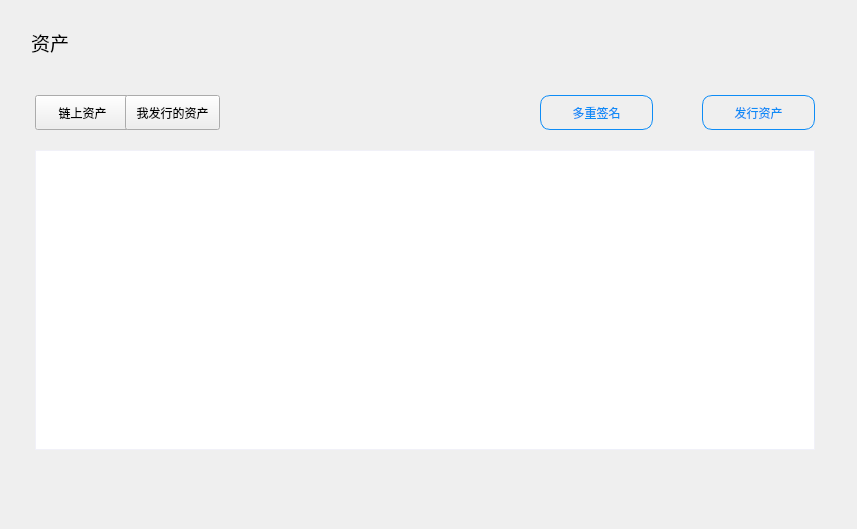
<?xml version="1.0" encoding="UTF-8"?>
<ui version="4.0">
 <class>AssetPage</class>
 <widget class="QWidget" name="AssetPage">
  <property name="geometry">
   <rect>
    <x>0</x>
    <y>0</y>
    <width>857</width>
    <height>529</height>
   </rect>
  </property>
  <property name="font">
   <font>
    <family>微软雅黑</family>
   </font>
  </property>
  <property name="windowTitle">
   <string>Form</string>
  </property>
  <widget class="QTableWidget" name="assetInfoTableWidget">
   <property name="geometry">
    <rect>
     <x>35</x>
     <y>150</y>
     <width>780</width>
     <height>300</height>
    </rect>
   </property>
   <property name="styleSheet">
    <string notr="true">QTableWidget{border: 1px solid rgb(241,241,248);gridline-color: rgb(241,241,248)}
QHeaderView{background-color:white;min-height:47;}
QHeaderView::section{background-color: white;border: 1px solid rgb(241,241,248);
font: 12px &quot;微软雅黑&quot;;}</string>
   </property>
   <property name="verticalScrollBarPolicy">
    <enum>Qt::ScrollBarAsNeeded</enum>
   </property>
   <property name="horizontalScrollBarPolicy">
    <enum>Qt::ScrollBarAlwaysOff</enum>
   </property>
   <property name="sizeAdjustPolicy">
    <enum>QAbstractScrollArea::AdjustToContents</enum>
   </property>
   <property name="autoScroll">
    <bool>false</bool>
   </property>
   <property name="editTriggers">
    <set>QAbstractItemView::NoEditTriggers</set>
   </property>
   <property name="tabKeyNavigation">
    <bool>false</bool>
   </property>
   <property name="showDropIndicator" stdset="0">
    <bool>false</bool>
   </property>
   <property name="dragDropOverwriteMode">
    <bool>false</bool>
   </property>
   <property name="showGrid">
    <bool>false</bool>
   </property>
   <attribute name="horizontalHeaderVisible">
    <bool>false</bool>
   </attribute>
   <attribute name="horizontalHeaderCascadingSectionResizes">
    <bool>true</bool>
   </attribute>
   <attribute name="verticalHeaderVisible">
    <bool>false</bool>
   </attribute>
   <attribute name="verticalHeaderCascadingSectionResizes">
    <bool>true</bool>
   </attribute>
   <column>
    <property name="text">
     <string>资产ID</string>
    </property>
    <property name="font">
     <font>
      <family>微软雅黑</family>
     </font>
    </property>
    <property name="textAlignment">
     <set>AlignCenter</set>
    </property>
   </column>
   <column>
    <property name="text">
     <string>资产符号</string>
    </property>
    <property name="font">
     <font>
      <family>微软雅黑</family>
     </font>
    </property>
    <property name="textAlignment">
     <set>AlignCenter</set>
    </property>
   </column>
   <column>
    <property name="text">
     <string>资产总量</string>
    </property>
    <property name="font">
     <font>
      <family>微软雅黑</family>
     </font>
    </property>
    <property name="textAlignment">
     <set>AlignCenter</set>
    </property>
   </column>
   <column>
    <property name="text">
     <string>已分配比例</string>
    </property>
    <property name="font">
     <font>
      <family>微软雅黑</family>
      <weight>50</weight>
      <bold>false</bold>
     </font>
    </property>
    <property name="textAlignment">
     <set>AlignCenter</set>
    </property>
   </column>
   <column>
    <property name="text">
     <string>资产描述</string>
    </property>
    <property name="font">
     <font>
      <family>微软雅黑</family>
     </font>
    </property>
    <property name="textAlignment">
     <set>AlignCenter</set>
    </property>
   </column>
  </widget>
  <widget class="QToolButton" name="allAssetBtn">
   <property name="geometry">
    <rect>
     <x>35</x>
     <y>95</y>
     <width>95</width>
     <height>35</height>
    </rect>
   </property>
   <property name="font">
    <font>
     <family>微软雅黑</family>
     <weight>50</weight>
     <bold>false</bold>
    </font>
   </property>
   <property name="cursor">
    <cursorShape>PointingHandCursor</cursorShape>
   </property>
   <property name="styleSheet">
    <string notr="true"/>
   </property>
   <property name="text">
    <string>链上资产</string>
   </property>
  </widget>
  <widget class="QToolButton" name="myAssetBtn">
   <property name="geometry">
    <rect>
     <x>125</x>
     <y>95</y>
     <width>95</width>
     <height>35</height>
    </rect>
   </property>
   <property name="font">
    <font>
     <weight>50</weight>
     <bold>false</bold>
    </font>
   </property>
   <property name="cursor">
    <cursorShape>PointingHandCursor</cursorShape>
   </property>
   <property name="styleSheet">
    <string notr="true"/>
   </property>
   <property name="text">
    <string>我发行的资产</string>
   </property>
  </widget>
  <widget class="QTableWidget" name="myAssetWidget">
   <property name="geometry">
    <rect>
     <x>35</x>
     <y>150</y>
     <width>780</width>
     <height>300</height>
    </rect>
   </property>
   <property name="styleSheet">
    <string notr="true">QTableWidget{border: 1px solid rgb(241,241,248);gridline-color: rgb(241,241,248)}
QHeaderView{background-color:white;min-height:47;}
QHeaderView::section{background-color: white;border: 1px solid rgb(241,241,248);
font: 12px &quot;微软雅黑&quot;;}</string>
   </property>
   <property name="verticalScrollBarPolicy">
    <enum>Qt::ScrollBarAsNeeded</enum>
   </property>
   <property name="horizontalScrollBarPolicy">
    <enum>Qt::ScrollBarAlwaysOff</enum>
   </property>
   <property name="sizeAdjustPolicy">
    <enum>QAbstractScrollArea::AdjustToContents</enum>
   </property>
   <property name="autoScroll">
    <bool>false</bool>
   </property>
   <property name="editTriggers">
    <set>QAbstractItemView::NoEditTriggers</set>
   </property>
   <property name="tabKeyNavigation">
    <bool>false</bool>
   </property>
   <property name="showDropIndicator" stdset="0">
    <bool>false</bool>
   </property>
   <property name="dragDropOverwriteMode">
    <bool>false</bool>
   </property>
   <property name="showGrid">
    <bool>false</bool>
   </property>
   <attribute name="horizontalHeaderVisible">
    <bool>false</bool>
   </attribute>
   <attribute name="horizontalHeaderCascadingSectionResizes">
    <bool>true</bool>
   </attribute>
   <attribute name="verticalHeaderVisible">
    <bool>false</bool>
   </attribute>
   <attribute name="verticalHeaderCascadingSectionResizes">
    <bool>true</bool>
   </attribute>
   <column>
    <property name="text">
     <string>资产ID</string>
    </property>
    <property name="font">
     <font>
      <family>微软雅黑</family>
     </font>
    </property>
    <property name="textAlignment">
     <set>AlignCenter</set>
    </property>
   </column>
   <column>
    <property name="text">
     <string>资产符号</string>
    </property>
    <property name="font">
     <font>
      <family>微软雅黑</family>
     </font>
    </property>
    <property name="textAlignment">
     <set>AlignCenter</set>
    </property>
   </column>
   <column>
    <property name="text">
     <string>资产总量</string>
    </property>
    <property name="font">
     <font>
      <family>微软雅黑</family>
     </font>
    </property>
    <property name="textAlignment">
     <set>AlignCenter</set>
    </property>
   </column>
   <column>
    <property name="text">
     <string>已分配比例</string>
    </property>
    <property name="font">
     <font>
      <family>微软雅黑</family>
      <weight>50</weight>
      <bold>false</bold>
     </font>
    </property>
    <property name="textAlignment">
     <set>AlignCenter</set>
    </property>
   </column>
   <column>
    <property name="text">
     <string>资产描述</string>
    </property>
    <property name="font">
     <font>
      <family>微软雅黑</family>
     </font>
    </property>
    <property name="textAlignment">
     <set>AlignCenter</set>
    </property>
   </column>
   <column>
    <property name="text">
     <string/>
    </property>
    <property name="textAlignment">
     <set>AlignCenter</set>
    </property>
   </column>
  </widget>
  <widget class="QToolButton" name="createAssetBtn">
   <property name="geometry">
    <rect>
     <x>702</x>
     <y>95</y>
     <width>113</width>
     <height>35</height>
    </rect>
   </property>
   <property name="font">
    <font>
     <family>微软雅黑</family>
     <weight>50</weight>
     <bold>false</bold>
    </font>
   </property>
   <property name="cursor">
    <cursorShape>PointingHandCursor</cursorShape>
   </property>
   <property name="styleSheet">
    <string notr="true">QToolButton{color:rgb(14,140,246);border:1px solid rgb(14,140,246);border-radius:10px;}
QToolButton:hover{color:rgb(34,160,246);}</string>
   </property>
   <property name="text">
    <string>发行资产</string>
   </property>
  </widget>
  <widget class="QLabel" name="label_10">
   <property name="geometry">
    <rect>
     <x>31</x>
     <y>32</y>
     <width>60</width>
     <height>21</height>
    </rect>
   </property>
   <property name="font">
    <font>
     <family>微软雅黑</family>
     <pointsize>14</pointsize>
    </font>
   </property>
   <property name="styleSheet">
    <string notr="true">background:transparent;</string>
   </property>
   <property name="text">
    <string>资产</string>
   </property>
  </widget>
  <widget class="QToolButton" name="multiSigBtn">
   <property name="geometry">
    <rect>
     <x>540</x>
     <y>95</y>
     <width>113</width>
     <height>35</height>
    </rect>
   </property>
   <property name="font">
    <font>
     <family>微软雅黑</family>
     <weight>50</weight>
     <bold>false</bold>
    </font>
   </property>
   <property name="cursor">
    <cursorShape>PointingHandCursor</cursorShape>
   </property>
   <property name="styleSheet">
    <string notr="true">QToolButton{color:rgb(14,140,246);border:1px solid rgb(14,140,246);border-radius:10px;}
QToolButton:hover{color:rgb(34,160,246);}</string>
   </property>
   <property name="text">
    <string>多重签名</string>
   </property>
  </widget>
 </widget>
 <resources/>
 <connections/>
</ui>
